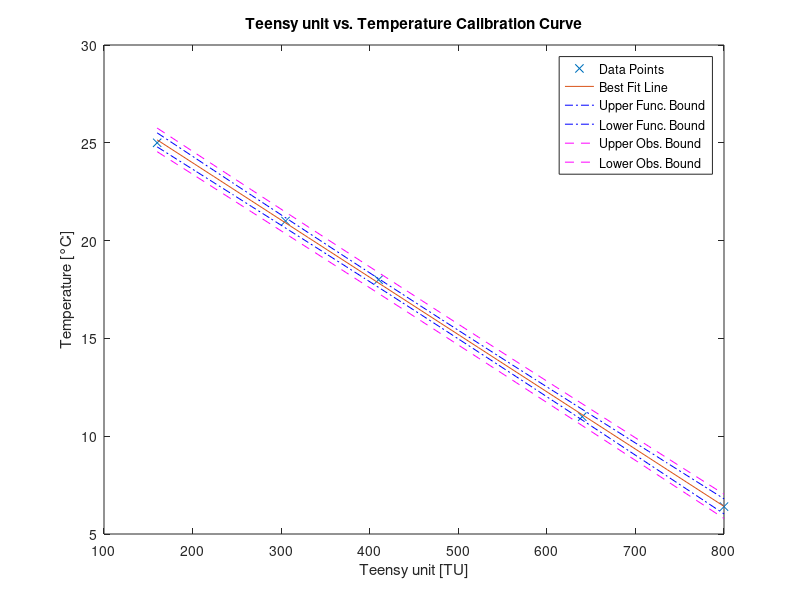

This figure's MATLAB source:
% Temperature Calibration Curve

%% Author: Team 22
%% Date: 16 Feb 2026
%% Purpose: To add a regression lines and appropriate measures of uncertainty to the pressure vs voltage calibration curve

%%% TU to VOLTAGE:1 Teensy unit = 0.0032143V
% We will create x vector as the dept in meters and the output voltage
% measured.
x = [410 800 160 640 305]; % Teensy unit
y = [18 6.4 25 11 21]; % Dept [m]

%% The follow code was credited to Prof. Spencer code given in the E80
%% Website
confLev = 0.95; % The confidence level
N = length(y); % The number of data points
xbar = mean(x); 
ybar = mean(y);
Sxx = dot((x-xbar),(x-xbar));
%Sxx = (x-xbar)*transpose(x-xbar);
% beta1 is the estimated best slope of the best-fit line
beta1 = dot((x-xbar),(y-ybar))/Sxx
% beta1 = ((x-xbar)*transpose(y-ybar))/Sxx
% beta0 is the estimated best-fit y-intercept of the best fit line
beta0 = ybar - beta1*xbar
yfit = beta0 + beta1*x;
SSE = dot((y - yfit),(y - yfit)) % Sum of the squared residuals
% SSE = (y - yfit)*transpose(y - yfit) % Sum of the squared residuals
Se = sqrt(SSE/(N-2)) % The Root Mean Square Residual
Sbeta0 = Se*sqrt(1/N + xbar^2/Sxx)
Sbeta1 = Se/sqrt(Sxx)
% tinv defaults to 1-sided test. We need 2-sises, hence:(1-0.5*(1-confLev))
StdT = tinv((1-0.5*(1-confLev)),N-2) % The Student's t factor
lambdaBeta1 = StdT*Sbeta1 % The 1/2 confidence interval on beta1
lambdaBeta0 = StdT*Sbeta0 % The 1/2 confidence interval on beta0
range = max(x) - min(x);
xplot = min(x):range/30:max(x); % Generate array for plotting
yplot = beta0 + beta1*xplot; % Generate array for plotting
Syhat = Se*sqrt(1/N + (xplot - xbar).*(xplot - xbar)/Sxx);
lambdayhat = StdT*Syhat;
Sy = Se*sqrt(1+1/N + (xplot - xbar).*(xplot - xbar)/Sxx);
lambday = StdT*Sy;
figure(1)
plot(x,y,'x')
hold on
plot(xplot,yplot)
plot(xplot,yplot+lambdayhat,'-.b',xplot,yplot-lambdayhat,'-.b')
plot(xplot,yplot+lambday,'--m',xplot,yplot-lambday,'--m')
xlabel('Teensy unit [TU]')
ylabel('Temperature [°C]')
if beta1 > 0 % Fix this
    location = 'northwest';
else
    location = 'northeast';
end
legend('Data Points','Best Fit Line','Upper Func. Bound',...
    'Lower Func. Bound', 'Upper Obs. Bound', 'Lower Obs. Bound',...
    'Location', location)
title("Teensy unit vs. Temperature Calibration Curve")
hold off
